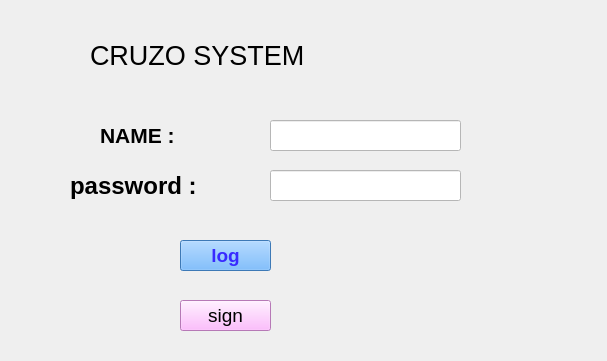
<?xml version="1.0" encoding="UTF-8"?>
<ui version="4.0">
 <class>login</class>
 <widget class="QWidget" name="login">
  <property name="geometry">
   <rect>
    <x>0</x>
    <y>0</y>
    <width>607</width>
    <height>361</height>
   </rect>
  </property>
  <property name="windowTitle">
   <string>Form</string>
  </property>
  <property name="styleSheet">
   <string notr="true"/>
  </property>
  <widget class="QLineEdit" name="lineEdit">
   <property name="geometry">
    <rect>
     <x>270</x>
     <y>120</y>
     <width>191</width>
     <height>31</height>
    </rect>
   </property>
   <property name="styleSheet">
    <string notr="true">background-color: rgb(255, 255, 255);
border-color: rgb(0, 0, 127);</string>
   </property>
  </widget>
  <widget class="QLineEdit" name="lineEdit_2">
   <property name="geometry">
    <rect>
     <x>270</x>
     <y>170</y>
     <width>191</width>
     <height>31</height>
    </rect>
   </property>
   <property name="styleSheet">
    <string notr="true">background-color: rgb(255, 255, 255);
border-color: rgb(85, 170, 255);</string>
   </property>
  </widget>
  <widget class="QPushButton" name="pushButton">
   <property name="geometry">
    <rect>
     <x>180</x>
     <y>240</y>
     <width>91</width>
     <height>31</height>
    </rect>
   </property>
   <property name="font">
    <font>
     <family>Arial</family>
     <pointsize>14</pointsize>
     <weight>75</weight>
     <bold>true</bold>
    </font>
   </property>
   <property name="styleSheet">
    <string notr="true">color: rgb(56, 42, 255);
background-color: rgb(85, 170, 255);
border-color: rgb(255, 255, 255);</string>
   </property>
   <property name="text">
    <string>log</string>
   </property>
  </widget>
  <widget class="QPushButton" name="pushButton_2">
   <property name="geometry">
    <rect>
     <x>180</x>
     <y>300</y>
     <width>91</width>
     <height>31</height>
    </rect>
   </property>
   <property name="font">
    <font>
     <family>Arial</family>
     <pointsize>14</pointsize>
     <weight>50</weight>
     <bold>false</bold>
    </font>
   </property>
   <property name="styleSheet">
    <string notr="true">background-color: rgb(255, 170, 255);
color: rgb(0, 0, 0);
border-color: rgb(85, 85, 255);</string>
   </property>
   <property name="text">
    <string>sign</string>
   </property>
  </widget>
  <widget class="QLabel" name="label">
   <property name="geometry">
    <rect>
     <x>100</x>
     <y>120</y>
     <width>121</width>
     <height>31</height>
    </rect>
   </property>
   <property name="font">
    <font>
     <family>Arial</family>
     <pointsize>16</pointsize>
     <weight>75</weight>
     <bold>true</bold>
    </font>
   </property>
   <property name="text">
    <string>NAME :</string>
   </property>
  </widget>
  <widget class="QLabel" name="label_2">
   <property name="geometry">
    <rect>
     <x>70</x>
     <y>170</y>
     <width>201</width>
     <height>31</height>
    </rect>
   </property>
   <property name="font">
    <font>
     <family>Arial</family>
     <pointsize>18</pointsize>
     <weight>75</weight>
     <bold>true</bold>
    </font>
   </property>
   <property name="text">
    <string>password :</string>
   </property>
  </widget>
  <widget class="QLabel" name="label_3">
   <property name="geometry">
    <rect>
     <x>90</x>
     <y>30</y>
     <width>421</width>
     <height>51</height>
    </rect>
   </property>
   <property name="font">
    <font>
     <family>Arial</family>
     <pointsize>20</pointsize>
     <weight>50</weight>
     <bold>false</bold>
    </font>
   </property>
   <property name="text">
    <string>CRUZO SYSTEM</string>
   </property>
  </widget>
 </widget>
 <resources/>
 <connections/>
</ui>
